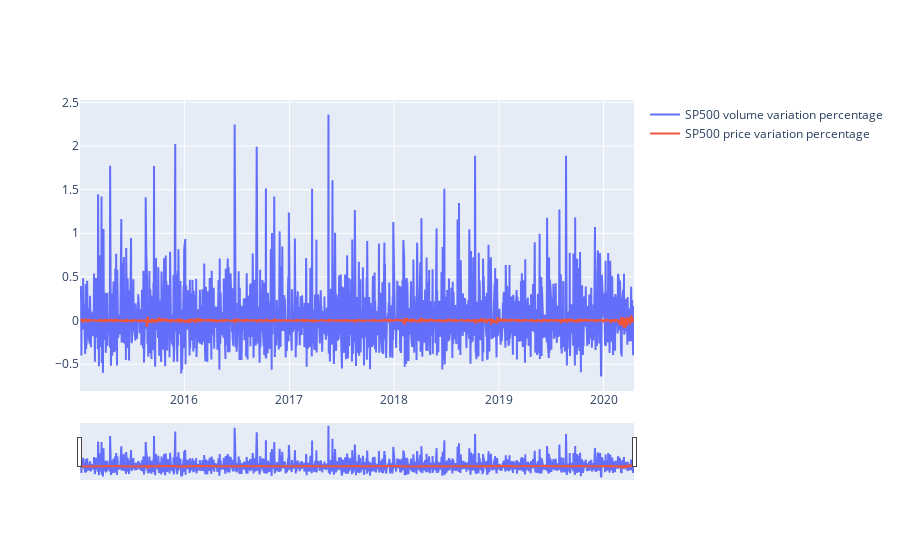

This figure's notebook cell:
### Code cell
fig = go.Figure()
fig.add_trace(go.Scatter(x=Fin['Date'], y=Fin['Vol_perc'],
                    mode='lines',
                    name='SP500 volume variation percentage'))
fig.add_trace(go.Scatter(x=Fin['Date'], y=Fin['day_v_perc'],
                    mode='lines',
                    name='SP500 price variation percentage'))

fig.update_xaxes(rangeslider_visible=True)
fig.show()
fig.write_html('stock_value_varuiation_vs_volume_variation.html')

### Figure 1 — Plotly figure (JSON) as saved in the notebook; plotly's stock layout.template omitted (floating-point values rounded to 4 significant figures; data arrays with more than 128 entries replaced by an {"elided": "..."} marker saying what was removed)
{"data": [{"mode": "lines", "name": "SP500 volume variation percentage", "type": "scatter", "x": {"elided": "1331 str values"}, "y": {"elided": "1331 float values"}}, {"mode": "lines", "name": "SP500 price variation percentage", "type": "scatter", "x": {"elided": "1331 str values"}, "y": {"elided": "1331 float values"}}], "layout": {"xaxis": {"rangeslider": {"visible": true}}}}
